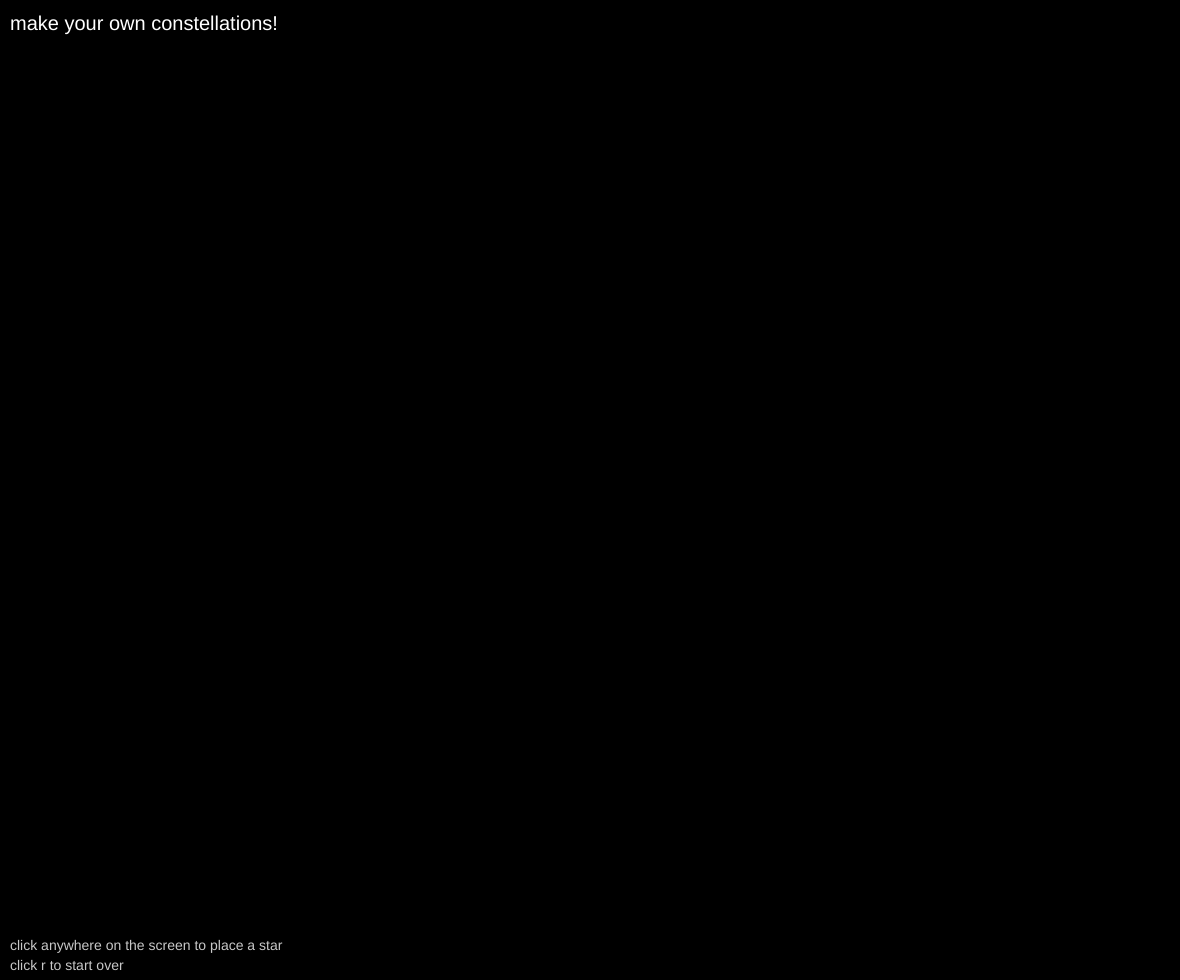
Frame 1 (no input)
Frame 60 (no input): identical to frame 1, image omitted
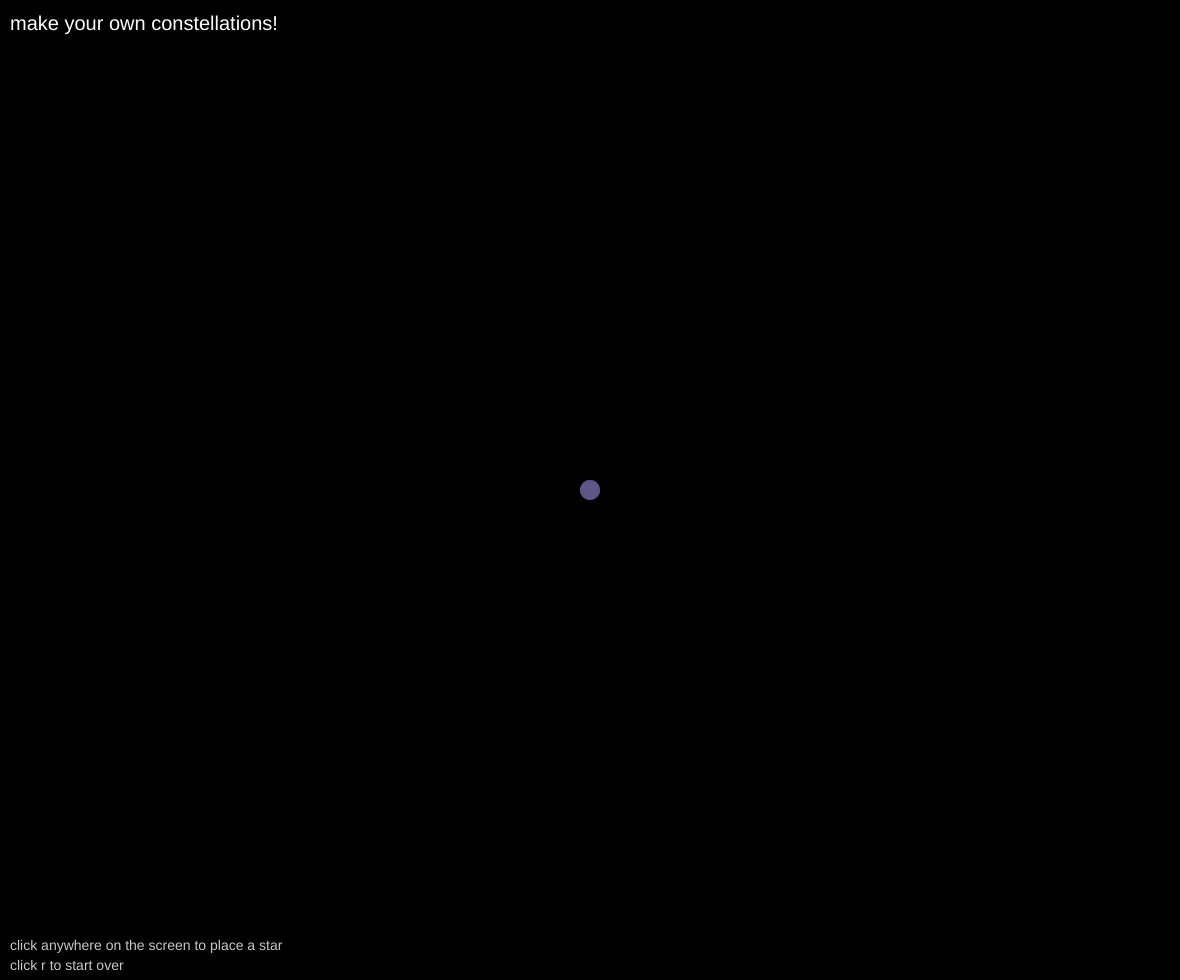
Frame 120 (the mouse pressed at the canvas centre since frame 60)

The p5.js sketch that drew these frames (run headless with seeded random() and noise() and a simulated clock; from frame 60 on, the mouse is pressed at the canvas centre):

// p5.js sketch
// ── sketch.js
//the sketch is inspired by my big dipper arduino project 

let starColor;
let starRad;
let starX;  
let starY; 

function setup() {
  createCanvas(windowWidth - 20, windowHeight - 20);
  background(0);
  noStroke();
  
  fill(255);
  textSize(20);
  text('make your own constellations!', 10, 30 );
  fill(200);
  textSize(14);
  text('click anywhere on the screen to place a star',10, height- 30 );
  text('click r to start over',10, height - 10);


}


function draw() {

  
  if (mouseIsPressed) {  
    let r = random(70, 100);
    let g = random(50, 100);
    let b = random(100, 150);
    let opacity = random(150, 200);
    starColor = color(r, g, b, opacity);
    fill(starColor);
    
    starRad = random(10, 20);
    starX = random(20, width - 20);
    starY = random(20, height - 20);
    
    ellipse(mouseX, mouseY, starRad, starRad);
    
  }
  
    if (key === 'r' || key === 'R' ) {
      refresh();
      print(key);
      key = 'p';
    }
}

function refresh(){
  background(0);
  noStroke();
  
  fill(255);
  textSize(20);
  text('make your own constellations!', 10, 30 );
  fill(200);
  textSize(14);
  text('click anywhere on the screen to place a star',10, height- 30 );
  text('click r to start over',10, height - 10);

}


//resize the canvas when the browswer window is resized 
function windowResized() {
  resizeCanvas(windowWidth, windowHeight);
}
